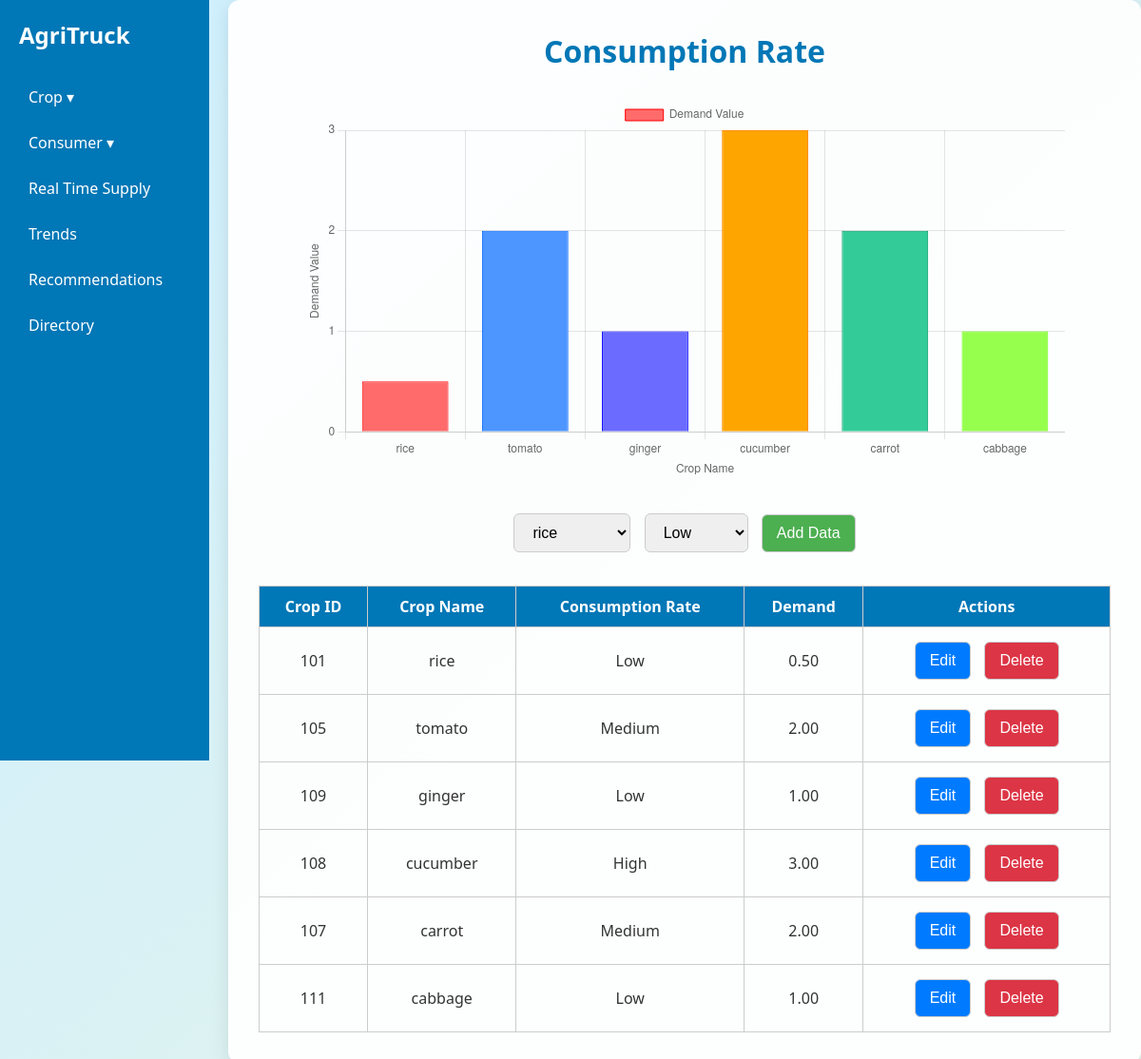
The page /consumer_demand.php on the database its author committed.
### tables this page shows
CREATE TABLE `consumer_demand` (
  `id` int(11) NOT NULL,
  `CropId` int(11) NOT NULL,
  `ConsumptionRate` varchar(20) NOT NULL,
  `DemandValue` decimal(5,2) NOT NULL,
  `DateRecorded` timestamp NOT NULL DEFAULT current_timestamp()
);

CREATE TABLE `crop` (
  `CropId` int(11) NOT NULL,
  `CropName` varchar(100) DEFAULT NULL,
  `price` float DEFAULT NULL
);

### consumer_demand.php (the view, shortened to what this page needs)
<?php
$host = 'localhost';
$username = 'root';
$password = '';
$database = 'agritruck';
$conn = new mysqli($host, $username, $password, $database);
$crops = $conn->query("SELECT CropId, CropName FROM crop");
$demandData = $conn->query("
    SELECT cd.id, cd.CropId, c.CropName, cd.ConsumptionRate, cd.DemandValue
    FROM consumer_demand cd
    JOIN crop c ON cd.CropId = c.CropId
");
$chartDataQuery = $conn->query("
    SELECT c.CropName, cd.DemandValue
    FROM consumer_demand cd
    JOIN crop c ON cd.CropId = c.CropId
");
$chartData = $chartDataQuery->fetch_all(MYSQLI_ASSOC);
?>
<!DOCTYPE html>
<html lang="en">
<head>
  <link rel="stylesheet" href="consumer.css" />
</head>
<body>
  <div class="container">
    <div class="sidebar">
      <h2>AgriTruck</h2>
      <ul class="nav">
        <li class="dropdown">
          <a href="#">Crop ▾</a>
        </li>
        <li class="dropdown">
          <a href="#">Consumer ▾</a>
        </li>
        <li><a href="warehouse.php">Real Time Supply</a></li>
        <li><a href="trends.php">Trends</a></li>
        <li><a href="recommendation.php">Recommendations</a></li>
        <li><a href="directories.php">Directory</a></li>
      </ul>
    </div>
    <div class="main-content">
      <h1>Consumption Rate</h1>
      <canvas id="consumptionChart" width="800" height="400"></canvas>
      <form method="POST" class="form-group">
        <select name="CropId" id="CropId" required>
          <?php while ($crop = $crops->fetch_assoc()): ?>
            <option value="<?= $crop['CropId'] ?>"><?= $crop['CropName'] ?></option>
          <?php endwhile; ?>
        </select>
        <select name="rate" id="rate" required>
          <option value="Low">Low</option>
        </select>
        <button type="submit" name="add_data">Add Data</button>
      </form>
      <table>
        <thead>
          <tr>
            <th>Crop ID</th>
            <th>Crop Name</th>
            <th>Consumption Rate</th>
            <th>Demand</th>
            <th>Actions</th>
          </tr>
        </thead>
        <tbody id="dataTable">
          <?php
          $demandData->data_seek(0);
          while ($row = $demandData->fetch_assoc()):
          ?>
            <tr data-id="<?= $row['id'] ?>">
              <td class="crop-id"><?= $row['CropId'] ?></td>
              <td class="crop-name"><?= $row['CropName'] ?></td>
              <td class="consumption-rate"><?= $row['ConsumptionRate'] ?></td>
              <td class="demand-value"><?= $row['DemandValue'] ?></td>
              <td>
                <button class="edit-btn" data-id="<?= $row['id'] ?>">Edit</button>
                <form method="POST" style="display: inline;">
                  <button class="delete" type="submit">Delete</button>
                </form>
              </td>
            </tr>
          <?php endwhile; ?>
        </tbody>
      </table>
    </div>
  </div>
  <script>
    // Initialize chart with data from PHP
    const chartData = {
      labels: <?= json_encode(array_column($chartData, 'CropName')) ?>,
      datasets: [{
        label: "Demand Value",
        data: <?= json_encode(array_column($chartData, 'DemandValue')) ?>,
        backgroundColor: [
          "#FF6B6B", "#4D96FF", "#6B6BFF", "#FFA500", "#33CC99",
          "#96FF4D", "#CC9933", "#A500FF", "#9933CC", "#FF4D96"
        ],
        borderColor: [
          "#FF0000", "#0066FF", "#0000FF", "#FF8C00", "#009966",
          "#66FF00", "#996600", "#9900FF", "#660099", "#FF0066"
        ],
        borderWidth: 1
      }]
    };
    const chartCtx = document.getElementById("consumptionChart").getContext("2d");
    const chart = new Chart(chartCtx, {
      type: "bar",
      data: chartData,
      options: {
        responsive: true,
        scales: {
          y: {
            beginAtZero: true,
            title: { display: true, text: 'Demand Value' },
            ticks: {
              stepSize: 1
            }
          },
          x: {
            title: { display: true, text: 'Crop Name' }
          }
        }
      }
    });
    // Edit button functionality
    document.querySelectorAll('.edit-btn').forEach(btn => {
      btn.addEventListener('click', function() {
        const id = this.getAttribute('data-id');
        document.getElementById(`edit-form-${id}`).style.display = 'table-row';
      });
    });
    // Cancel edit button functionality
    document.querySelectorAll('.cancel-edit').forEach(btn => {
      btn.addEventListener('click', function() {
        this.closest('.edit-form').style.display = 'none';
      });
    });
    // Refresh page after form submissions to update chart
    document.querySelectorAll('form').forEach(form => {
      form.addEventListener('submit', function(e) {
        if (!this.querySelector('[name="delete_id"]')) { // Skip for delete forms
          setTimeout(() => {
            window.location.reload();
          }, 100);
        }
      });
    });
  </script>
</body>
</html>

### consumer.css (style rules this page uses)
* { margin: 0; padding: 0; box-sizing: border-box; }
body { font-family: 'Segoe UI', sans-serif; background: linear-gradient(to bottom right, #cdefff, #e6f4ea); color: #333; }
.container { display: flex; }
.sidebar { width: 220px; height: 100vh; background-color: #0077b6; padding: 20px; color: white; position: fixed; top: 0; left: 0; overflow-y: auto; }
.sidebar h2 { font-size: 24px; margin-bottom: 30px; }
.nav { list-style: none; padding: 0; }
.nav > li { margin-bottom: 10px; position: relative; }
.nav > li > a { color: white; text-decoration: none; padding: 8px 10px; display: block; border-radius: 5px; }
.main-content { margin-left: 240px; padding: 2rem; width: calc(100% - 240px); background: #ffffffee; border-radius: 12px; box-shadow: 0 4px 20px rgba(0, 0, 0, 0.1); overflow-y: auto; min-height: 100vh; }
h1 { text-align: center; color: #0077b6; margin-bottom: 20px; }
canvas { display: block; margin: 30px auto; max-width: 100%; }
.form-group { text-align: center; margin-bottom: 30px; }
select, button { padding: 10px 15px; margin: 5px; border-radius: 6px; border: 1px solid #ccc; font-size: 1rem; }
button { background-color: #4CAF50; color: white; cursor: pointer; transition: background 0.3s; }
table { width: 100%; border-collapse: collapse; margin-top: 10px; }
table, th, td { border: 1px solid #ccc; }
th { background-color: #0077b6; color: white; padding: 10px; }
td { padding: 10px; text-align: center; }
.edit-btn { background-color: #007bff; color: white; }
.delete { background-color: #dc3545; color: white; }

### rows shown on the page
consumer_demand: CropId "101", CropId.CropName "rice", ConsumptionRate "Low", DemandValue "0.50"
consumer_demand: CropId "105", CropId.CropName "tomato", ConsumptionRate "Medium", DemandValue "2.00"
consumer_demand: CropId "109", CropId.CropName "ginger", ConsumptionRate "Low", DemandValue "1.00"
consumer_demand: CropId "108", CropId.CropName "cucumber", ConsumptionRate "High", DemandValue "3.00"
consumer_demand: CropId "107", CropId.CropName "carrot", ConsumptionRate "Medium", DemandValue "2.00"
consumer_demand: CropId "111", CropId.CropName "cabbage", ConsumptionRate "Low", DemandValue "1.00"

### other values the page prints
form field CropId "rice"
chart data {{ json_encode(array_column($chartData, 'CropName')) }} ["rice","tomato","ginger","cucumber","carrot","cabbage"]
chart data {{ json_encode(array_column($chartData, 'DemandValue')) }} ["0.50","2.00","1.00","3.00","2.00","1.00"]
